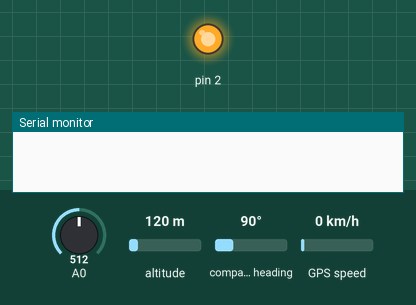
A sketch run on a simulated Arduino Uno, built with avr-gcc and run on an emulated ATmega328P. Shown: output pins drawn as LEDs (lit = HIGH), the last lines printed to the serial monitor. The test bench sets the inputs (shaded band); at power-on: A0 = 512, altitude 120 m, compass heading 90°, GPS speed 0 km/h. The GPS gets a fix after 3 s at 37.7749, -122.4194 with 8 satellites.

Above: at 1.2 s.
1.3 s: A0 set to 211
5.5 s: A0 set to 188
At 5.8 s:
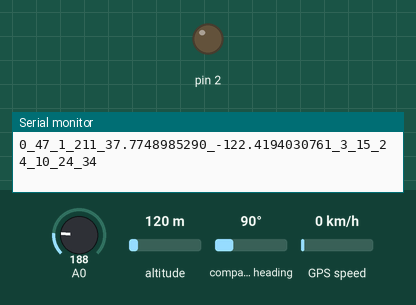
7.0 s: A0 set to 306
At 8.1 s:
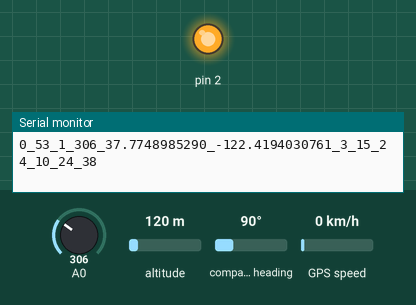
8.5 s: A0 set to 70
At 9.3 s:
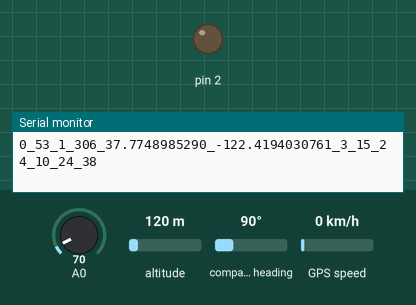
Timing chart, 0 to 11.0 s (numbered marks = the images above; inputs shaded):
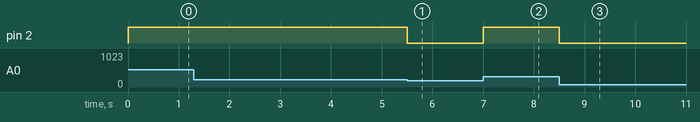

The sketch:

EMPD_Hardware_Final.ino
```cpp
/***
 * Authors: John Singer and Vishal Ghaie
 *
 * This code will retrieve data from a gas sensor, heart rate sensor, and a GPS Sensor
 * via serial connection. Once the data is recieved, the data will then be transmited
 * to a paired Raspberry Pi for further processing.
 *
 * played around with fake gps data
 * ADDING IN TIME FUNCTIONALITY
 *
 * LAST FILE EDIT: December, 5,2019
 */
//Mandatory Includes
#include <Adafruit_GPS.h>
#include <SoftwareSerial.h>


//STUB TESTING (SET TO 1 IF USING STUB)
int smokeTEST = 0;
int heartTEST = 1; //CURRENTLY SENDING FAKE HEART RATE DATA BECAUSE SENSOR IS NOT HERE
int gpsTEST = 0;

//ARDUINO ID
#define ARDUINO_ID 0 //the ID of the arduino being used (Just in case if multiple Arduino's)

//Allowing the Sensor Analog input to be changed
#define GAS_SENSOR 0 //Analog Input for Gas Sensor
#define HEART_SENSOR A1; //Analog Input for Heart Rate Sensor
#define FAN 2; //Output Pin For Fan

//Initalising the Basic Variables to be Used By the Code
int arduinoID = ARDUINO_ID;
int gasSensor = GAS_SENSOR;
int heartSensor = HEART_SENSOR
int fan = FAN;

//Smoke Sensor Variables
int smokeReading = 0;
int smokeDetect;

//Heart Rate Sensor Variables
float sensorValue = 0;
unsigned long currTime = 0;
int beatThreshold = 350;
bool beatCounted = false;
int beatCounter = 0;

//GPS Sensor Variables
SoftwareSerial mySerial(8, 7);
Adafruit_GPS GPS(&mySerial);
#define GPSECHO  false

float personLong = 0;
float personLat = 0;

uint8_t personHour;
uint8_t personMin;
uint8_t personSec;

uint8_t personDay;
uint8_t personMonth;
uint8_t personYear;

uint32_t timer = millis();

//OPCode Variables
int heartRate = 0;
unsigned long arduinoRunTime;

/**
 * SETUP
 * Functionality: This is where code will be ran once. So currently it is
 * being used for serial port initalization and Heart Rate Sensor Initalization.
 *
 * Variables Input: N/a
 * Variables Output: N/a
 *
 * LAST EDIT: Novemeber, 18,2019
 */
void setup() {
  Serial.begin(9600); // initialize serial communication at 9600 bits per second
  pinMode(heartSensor,INPUT); //initialize Heart Rate Sensor
  pinMode(fan, OUTPUT); //Set pin as output for fan
  //GPS Sensor Initalisation
  GPS.begin(9600);
  GPS.sendCommand(PMTK_SET_NMEA_OUTPUT_RMCGGA);
  GPS.sendCommand(PMTK_SET_NMEA_UPDATE_1HZ);
  mySerial.println(PMTK_Q_RELEASE);
}

/**
 * LOOP
 * Functionality: This is where code will be ran continously. Currently it is being used
 * to retrieve data in Real-Time from the sensors periodically.
 *
 * Variables Input: N/a
 * Variables Output: N/a
 *
 * LAST EDIT: December, 2,2019
 */
void loop() {
  smokeDetect = Gas_Sensor(); //Smoke Detection Reading
  heartRate = Heart_Rate(); //Heart Rate Reading

  //Running the GPS
  char c = GPS.read();
  if ((c) && (GPSECHO))
    Serial.write(c);
  if (GPS.newNMEAreceived()) {
    if (!GPS.parse(GPS.lastNMEA()))
      return;
  }

  // if millis() or timer wraps around, we'll just reset it
  if (timer > millis())  timer = millis();

  // approximately every 2 seconds or so, print out the current stats
  if (millis() - timer > 2000) {
    timer = millis(); // reset the timer
    GPSA(); //GPS Reading
  }
}

/**
  * GAS SENSOR:
  * The Gas sensor detects the smoke entering a mask for emergency personel. The sensor takes 20 seconds to turn on.
  * The sensor currently is detecting smoke in enviroments and is fully operational.
  * Variables Input: N/a
  * Variables Output: Returns 1 if there is smoke detected and returns 0 if there is no smoke.
  *
  * LAST EDIT: December, 2,2019
  */
int Gas_Sensor(){
  //REAL CODE RUNNING
  if(smokeTEST == 0)smokeReading = analogRead(gasSensor); //Retrieve a sensor reading from the gasSensor
  //STUB CODE RUNNING
  if(smokeTEST == 1){
    smokeReading++;
    if(smokeReading == 201 || smokeReading < 40) smokeReading = 40;
  }

  //If the sensor reading is above 200, there is a fire
  if(smokeReading >= 200){
    digitalWrite(fan, HIGH);
    return 1;
  }
  if(smokeReading < 200) digitalWrite(fan, LOW);
  return 0;
}

/**
  * HEART RATE SENSOR:
  * The Heart Sensor detects the heart rate of the emergency personel. The sensor is currently being delivered
  * so the stub test is most likely going to run.
  *
  * Variables Input: N/a
  * Variables Output: Returns the current heart rate of the person.
  *
  * LAST EDIT: December, 5,2019
  */
int Heart_Rate(){
  currTime = millis();

  //Real Heart Rate Sensor Code
  if(heartTEST == 0){
    beatCounter = 0;
    while(millis() < currTime + 10000){ //collect heartbeat for 10 seconds
      sensorValue = analogRead(heartSensor);

      //If the sensor picks up analog reading greater than threshold (heartbeat)
      if(sensorValue > beatThreshold && !beatThreshold){
        beatCounter++;
        beatThreshold = true;
      }
      //If sensor picks up reading below threshold (noise)
      if(sensorValue < beatThreshold) beatThreshold = false;
    }
  }

  //Fake Heart Rate Sensor Data
  if(heartTEST == 1){
    beatCounter++;
    if(beatCounter < 40 || beatCounter > 80) beatCounter = 40;
  }

  return beatCounter;
}

/**
  * GPS (UNDER DEVELOPMENT):
  * This function will...
  *
  * Variables Input: N/a
  * Variables Output: N/a
  *
  * LAST EDIT: Novemeber, 18,2019
  */
void GPSA(){

    //Serial.print(GPS.hour, DEC); Serial.print(':');
    //Serial.print(GPS.minute, DEC); Serial.print(':');
    //Serial.print(GPS.seconds, DEC);

    //Serial.print("Date: ");
    //Serial.print(GPS.day, DEC); Serial.print('/');
    //Serial.print(GPS.month, DEC); Serial.print("/20");
    //Serial.println(GPS.year, DEC);
    if (gpsTEST==0) {
      int reallat1=(GPS.latitude/100);
      float reallat2 =(GPS.latitude-(reallat1*100))/60;
      float reallat = reallat1+reallat2;
      int reallon1=(GPS.longitude/100);
      float reallon2 =(GPS.longitude-(reallon1*100))/60;
      float reallon = reallon1+reallon2;
      if(GPS.lat=='S'){
        reallat=reallat*-1;
      }
       if(GPS.lon=='W'){
        reallon=reallon*-1;
      }

      //Long and Lat of person
      personLong = reallon;
      personLat = reallat;

      //Current Transmission Time
      personHour = GPS.hour;
      personMin = GPS.minute;
      personSec = GPS.seconds;

      //Current Transmission Date
      personDay = GPS.day;
      personMonth = GPS.month;
      personYear = GPS.year;

      //SATILITE FIX PRINT
      //Serial.print("Location: ");
      //Serial.print(reallat,4);//gps.latitude=numerical values. gps.lat =bearing
      //Serial.print(", ");
      //Serial.println(reallon,4);
      //Serial.print("Satellites: "); Serial.println((int)GPS.satellites);
    }

  if(gpsTEST == 1){
    //Long and Lat of person
      personLong = 1;
      personLat = 1;

      //Current Transmission Time
      personHour = 1;
      personMin = 1;
      personSec = 1;

      //Current Transmission Date
      personDay = 1;
      personMonth = 1;
      personYear = 1;
  }

  //OpCode Generated
      opCode(arduinoID, smokeDetect, smokeReading, heartRate); //Generate OPCODE and send it over the SerialPort

}

/**
  * OPCODE (UNDER DEVELOPMENT):
  * This function will print out the opcode to the serial port. This will print the
  * ArduinoID (0 or 1), HeartRate(0 to 200), gasReading (0 to 900), gpsLat(CURRENTLY JUST 1), gpsLong(CURRENTLY JUST 1)
  * To seperate the data, there will be dashes in between each element of the opCode
  *
  *
  * Variables Input:
  * ArduinoID: The ID of the current Ardino so the firefighter can be Identified
  * gasRead: The reading of the gas sensor currently
  * hearteRead:
  * gpsReadLong:
  * gpsReadLat:
  * timeStamp:
  *
  * Variables Output: The data is transmited onto the Serial Bus.
  *
  * LAST EDIT: Novemeber, 18,2019
  */
void opCode(int ArduinoID,int gasDetect, int gasRead, int heartRead){
    Serial.print(ArduinoID, DEC);
    Serial.print("_");
    Serial.print(heartRead, DEC);
    Serial.print("_");
    Serial.print(gasDetect, DEC);
    Serial.print("_");
    Serial.print(gasRead, DEC);
    opCodeHelper();
  }


void opCodeHelper(){
    Serial.print("_");
    Serial.print(personLat, DEC);
    Serial.print("_");
    Serial.print(personLong, DEC);
    Serial.print("_");
    Serial.print(personMonth, DEC);
    Serial.print("_");
    Serial.print(personDay, DEC);
    Serial.print("_");
    Serial.print(personYear, DEC);
    Serial.print("_");
    Serial.print(personHour, DEC);
    Serial.print("_");
    Serial.print(personMin, DEC);
    Serial.print("_");
    Serial.print(personSec, DEC);
    Serial.print("\n");

}
```

Measured:
- the behaviour switches between 200 and 199 on A0 (found by bisection; images 0 and 1)
- after the input at 5.5 s, pin 2: HIGH → LOW at once
- after the input at 7.0 s, pin 2: LOW → HIGH at once
- after the input at 8.5 s, pin 2: HIGH → LOW at once
